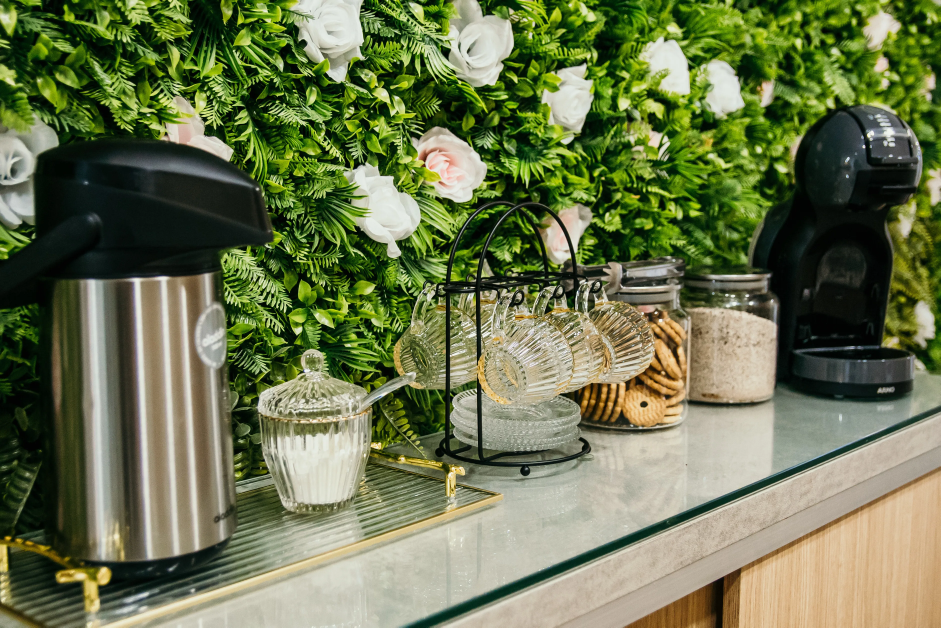
#> input picture espaco_oliver_site_2025/public/images/convertedwebp/espaco_oliver_beauty_foco_interno (1).webp, 3763 x 2509 px, given in place of espaco_oliver_beauty_foco_interno (1).jpg, which was not available (shown at 1/4 size)
$ python generate_optimized_images.py
#> lines starting #> are read from the running program, lines starting #| are printed output that depends on the picture
import os
import shutil
from PIL import Image

# Caminho para imagens
source_image_jpg = os.path.join("..", "convertedwebp", "espaco_oliver_beauty_foco_interno (1).jpg")
source_image_webp = os.path.join("..", "convertedwebp", "espaco_oliver_beauty_foco_interno (1).webp")

output_jpg = "hero-first-slide.jpg"
output_webp = "hero-first-slide.webp"

# Tamanho desejado (mantendo proporção mas menor que o original)
max_size = (1200, 800)

def optimize_image(source_path, output_path, quality=80):
    """Cria uma versão otimizada da imagem com tamanho reduzido e qualidade ajustada"""
#> called with output_path = 'hero-first-slide.jpg', quality = 70
    if not os.path.exists(source_path):
        print(f"Arquivo não encontrado: {source_path}")
        return

    try:
        # Abre a imagem
        img = Image.open(source_path)
#> img is the input picture: PIL image 3763x2509 RGB; mean R, G, B 108.5, 117.7, 78.3

        # Redimensiona mantendo proporção
        img.thumbnail(max_size, Image.LANCZOS)
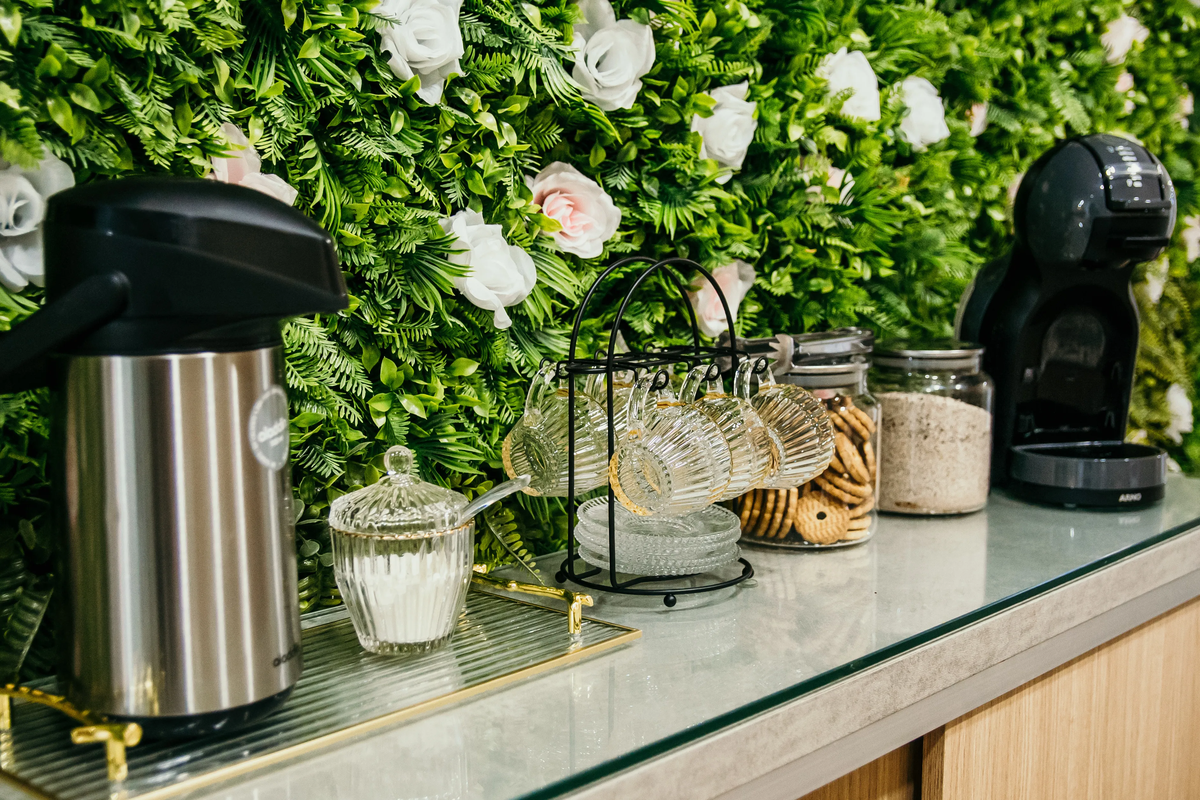
#> img: PIL image 1200x800 RGB; mean R, G, B 108.6, 117.7, 78.4

        # Salva com compressão
        img.save(output_path, quality=quality, optimize=True)

        print(f"Imagem otimizada criada: {output_path}")
        print(f"  - Tamanho Original: {os.path.getsize(source_path) / 1024:.1f} KB")
        print(f"  - Tamanho Otimizado: {os.path.getsize(output_path) / 1024:.1f} KB")

    except Exception as e:
        print(f"Erro ao otimizar {source_path}: {e}")

if __name__ == "__main__":
    # Verifica se as imagens existem
    if os.path.exists(source_image_jpg):
        optimize_image(source_image_jpg, output_jpg, quality=70)
    else:
        print(f"Erro: Arquivo não encontrado - {source_image_jpg}")

    if os.path.exists(source_image_webp):
        optimize_image(source_image_webp, output_webp, quality=70)
    else:
        print(f"Erro: Arquivo não encontrado - {source_image_webp}")

    print("Processo concluído. Execute o script do diretório optimized/")

$ run again, with espaco_oliver_site_2025/public/images/convertedwebp/espaco_oliver_beauty_foco_interno (2).webp copied over espaco_oliver_site_2025/public/images/convertedwebp/espaco_oliver_beauty_foco_interno (1).webp
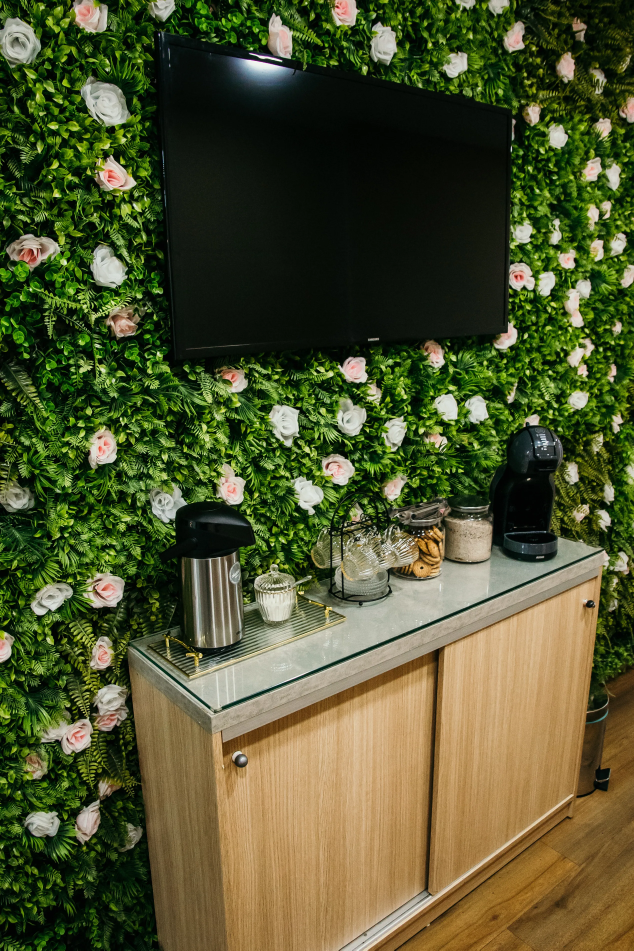
#> input picture espaco_oliver_site_2025/public/images/convertedwebp/espaco_oliver_beauty_foco_interno (2).webp, 2535 x 3802 px, given in place of espaco_oliver_beauty_foco_interno (1).jpg, which was not available (shown at 1/4 size)
#> in optimize_image, img is the input picture: PIL image 2535x3802 RGB; mean R, G, B 80.8, 85, 46.9
#> in optimize_image, `img.thumbnail(max_size, Image.LANCZOS)`:
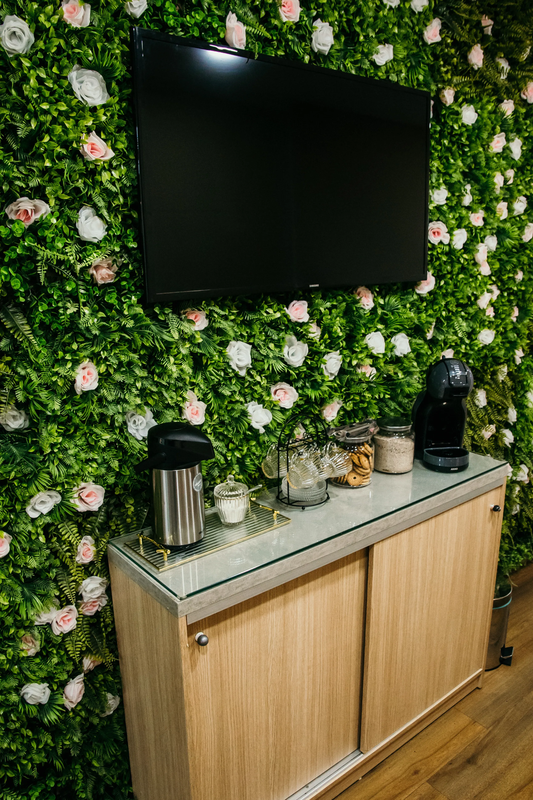
#> img: PIL image 533x800 RGB; mean R, G, B 81, 85.1, 47.1

$ run again, with espaco_oliver_site_2025/public/images/convertedwebp/espaco_oliver_beauty_foco_interno (5).webp copied over espaco_oliver_site_2025/public/images/convertedwebp/espaco_oliver_beauty_foco_interno (1).webp
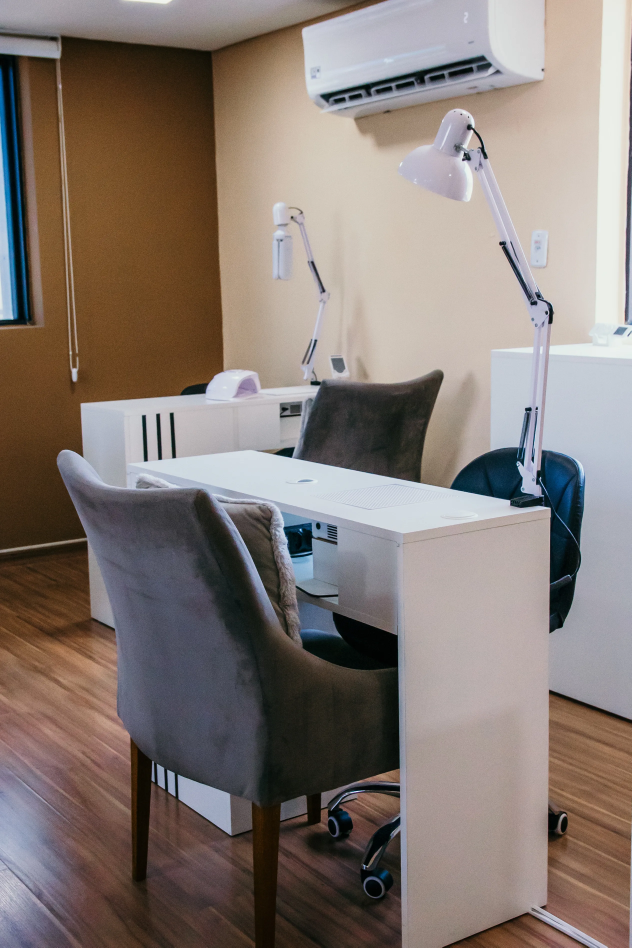
#> input picture espaco_oliver_site_2025/public/images/convertedwebp/espaco_oliver_beauty_foco_interno (5).webp, 2527 x 3790 px, given in place of espaco_oliver_beauty_foco_interno (1).jpg, which was not available (shown at 1/4 size)
#> in optimize_image, img is the input picture: PIL image 2527x3790 RGB; mean R, G, B 133, 121.8, 115.9
#> in optimize_image, `img.thumbnail(max_size, Image.LANCZOS)`:
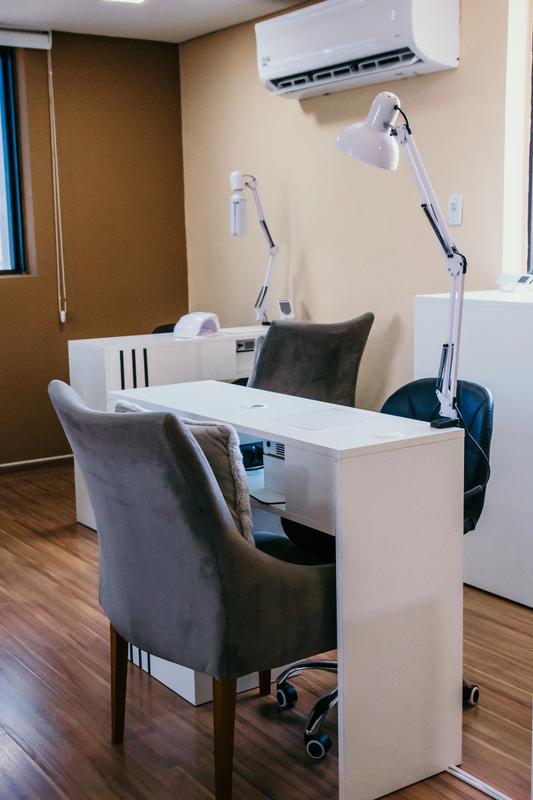
#> img: PIL image 533x800 RGB; mean R, G, B 133.2, 122, 116

$ run again, with espaco_oliver_site_2025/public/images/convertedwebp/card1_conhecanossotime_espaço_oliver.webp copied over espaco_oliver_site_2025/public/images/convertedwebp/espaco_oliver_beauty_foco_interno (1).webp
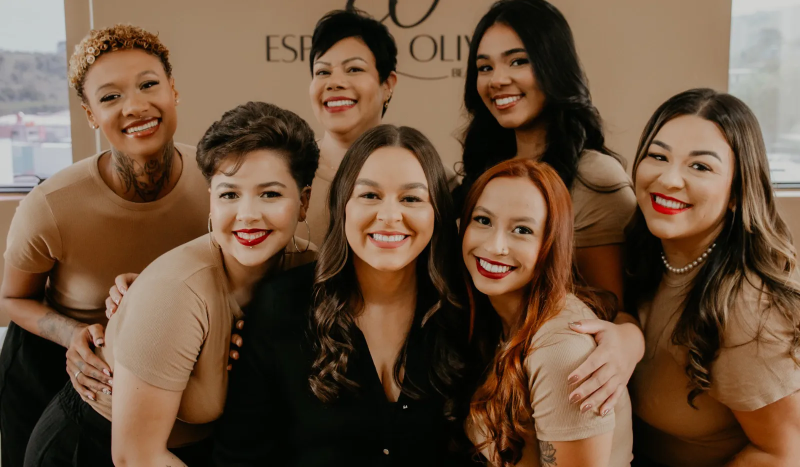
#> input picture espaco_oliver_site_2025/public/images/convertedwebp/card1_conhecanossotime_espaço_oliver.webp, 1600 x 934 px, given in place of espaco_oliver_beauty_foco_interno (1).jpg, which was not available (shown at 1/2 size)
#> in optimize_image, img is the input picture: PIL image 1600x934 RGB; mean R, G, B 107.7, 82, 60.9
#> in optimize_image, `img.thumbnail(max_size, Image.LANCZOS)`:
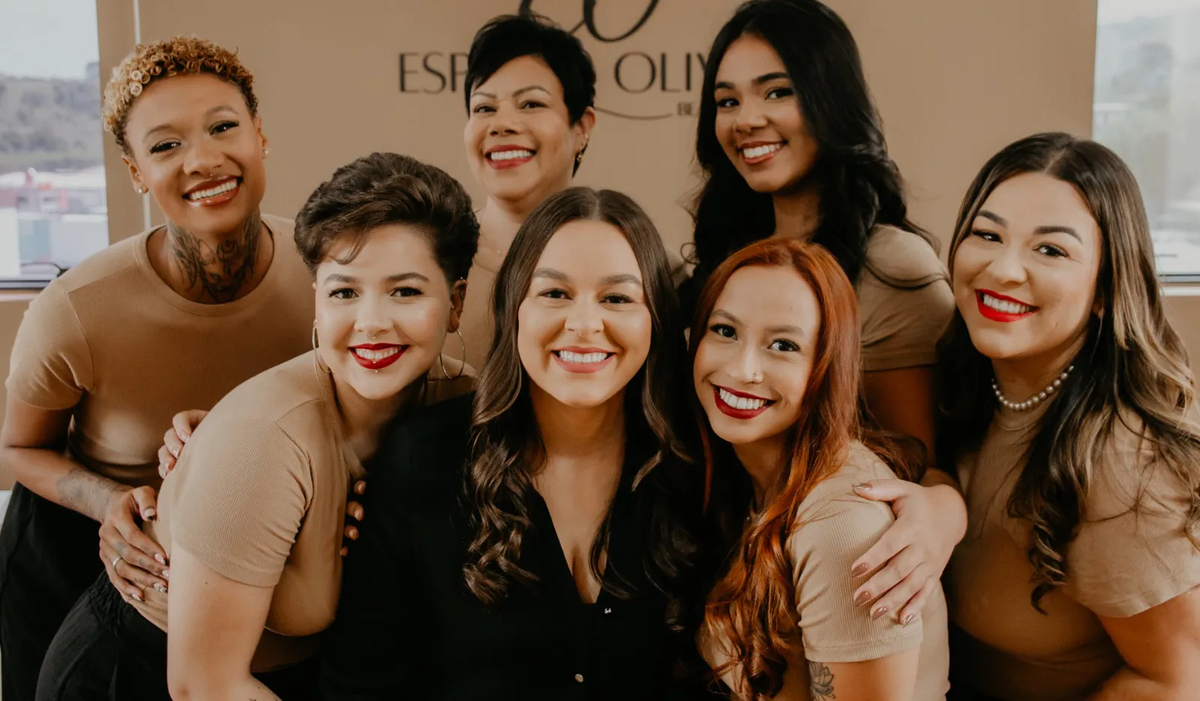
#> img: PIL image 1200x701 RGB; mean R, G, B 107.7, 82, 60.9
